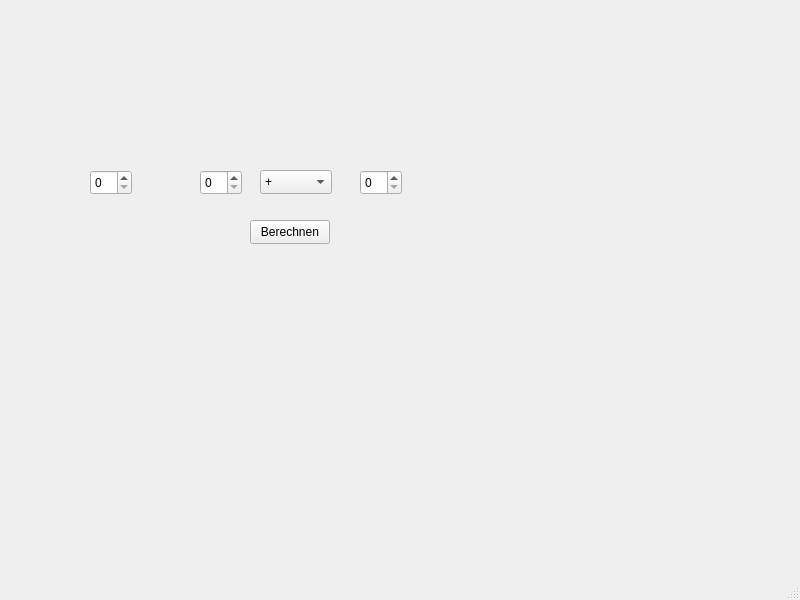
<?xml version="1.0" encoding="UTF-8"?>
<ui version="4.0">
 <class>MainWindow</class>
 <widget class="QMainWindow" name="MainWindow">
  <property name="geometry">
   <rect>
    <x>0</x>
    <y>0</y>
    <width>800</width>
    <height>600</height>
   </rect>
  </property>
  <property name="windowTitle">
   <string>MainWindow</string>
  </property>
  <widget class="QWidget" name="centralwidget">
   <widget class="QPushButton" name="berechnen">
    <property name="geometry">
     <rect>
      <x>250</x>
      <y>220</y>
      <width>80</width>
      <height>24</height>
     </rect>
    </property>
    <property name="text">
     <string>Berechnen</string>
    </property>
   </widget>
   <widget class="QSpinBox" name="eingabe1">
    <property name="geometry">
     <rect>
      <x>90</x>
      <y>170</y>
      <width>42</width>
      <height>25</height>
     </rect>
    </property>
   </widget>
   <widget class="QSpinBox" name="eingabe2">
    <property name="geometry">
     <rect>
      <x>200</x>
      <y>170</y>
      <width>42</width>
      <height>25</height>
     </rect>
    </property>
   </widget>
   <widget class="QSpinBox" name="ausgabe">
    <property name="geometry">
     <rect>
      <x>360</x>
      <y>170</y>
      <width>42</width>
      <height>25</height>
     </rect>
    </property>
   </widget>
   <widget class="QComboBox" name="auswaehlen">
    <property name="geometry">
     <rect>
      <x>260</x>
      <y>170</y>
      <width>72</width>
      <height>24</height>
     </rect>
    </property>
    <item>
     <property name="text">
      <string>+</string>
     </property>
    </item>
    <item>
     <property name="text">
      <string>-</string>
     </property>
    </item>
    <item>
     <property name="text">
      <string>/</string>
     </property>
    </item>
    <item>
     <property name="text">
      <string>*</string>
     </property>
    </item>
   </widget>
  </widget>
  <widget class="QMenuBar" name="menubar">
   <property name="geometry">
    <rect>
     <x>0</x>
     <y>0</y>
     <width>800</width>
     <height>21</height>
    </rect>
   </property>
  </widget>
  <widget class="QStatusBar" name="statusbar"/>
 </widget>
 <resources/>
 <connections/>
</ui>
